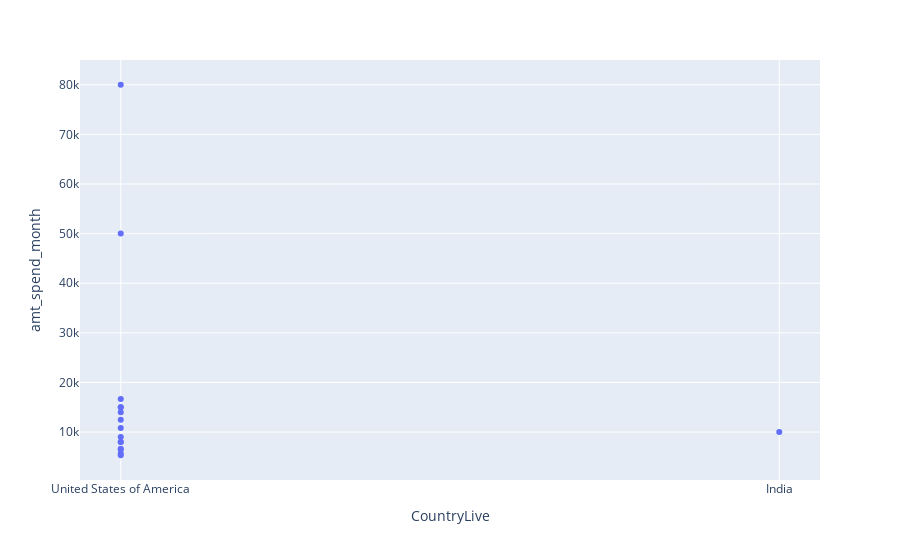

The cell this chart's notebook holds for it:
### Code cell
# Outliers
outlier = ncs[ncs['amt_spend_month']>5000]
fig = px.scatter(outlier.query("CountryLive==['United States of America','India','United Kingdom','Canada']"), x='CountryLive',y='amt_spend_month',hover_data=['NetworkID'])
fig.show()

### Figure 1 — Plotly figure (JSON) as saved in the notebook; plotly's stock layout.template omitted (floating-point values rounded to 4 significant figures)
{"data": [{"customdata": [["50dab3f716"], ["e512c4bdd0"], ["befcbda814"], ["2627275a7d"], ["e7bebaabd4"], ["75759e5a1c"], ["53d13b58e9"], ["439a4adaf6"], ["96e254de36"], ["ea80a3b15e"], ["283ba84579"], ["51a6f9a1a7"], ["b01f8f18a7"], ["1a45f4a3ef"], ["ad1a21217c"], ["38c1b478d0"]], "hovertemplate": "CountryLive=%{x}<br>amt_spend_month=%{y}<br>NetworkID=%{customdata[0]}<extra></extra>", "legendgroup": "", "marker": {"color": "#636efa", "symbol": "circle"}, "mode": "markers", "name": "", "orientation": "v", "showlegend": false, "type": "scatter", "x": ["United States of America", "United States of America", "United States of America", "United States of America", "United States of America", "United States of America", "United States of America", "United States of America", "United States of America", "United States of America", "United States of America", "India", "United States of America", "United States of America", "United States of America", "United States of America"], "xaxis": "x", "y": [8000, 6500, 50000, 5667.0, 9000, 10830.0, 15000, 14000, 6667.0, 8000, 5333.0, 10000, 80000, 16670.0, 12500, 15000], "yaxis": "y"}], "layout": {"legend": {"tracegroupgap": 0}, "margin": {"t": 60}, "xaxis": {"anchor": "y", "domain": [0, 1], "title": {"text": "CountryLive"}}, "yaxis": {"anchor": "x", "domain": [0, 1], "title": {"text": "amt_spend_month"}}}}
